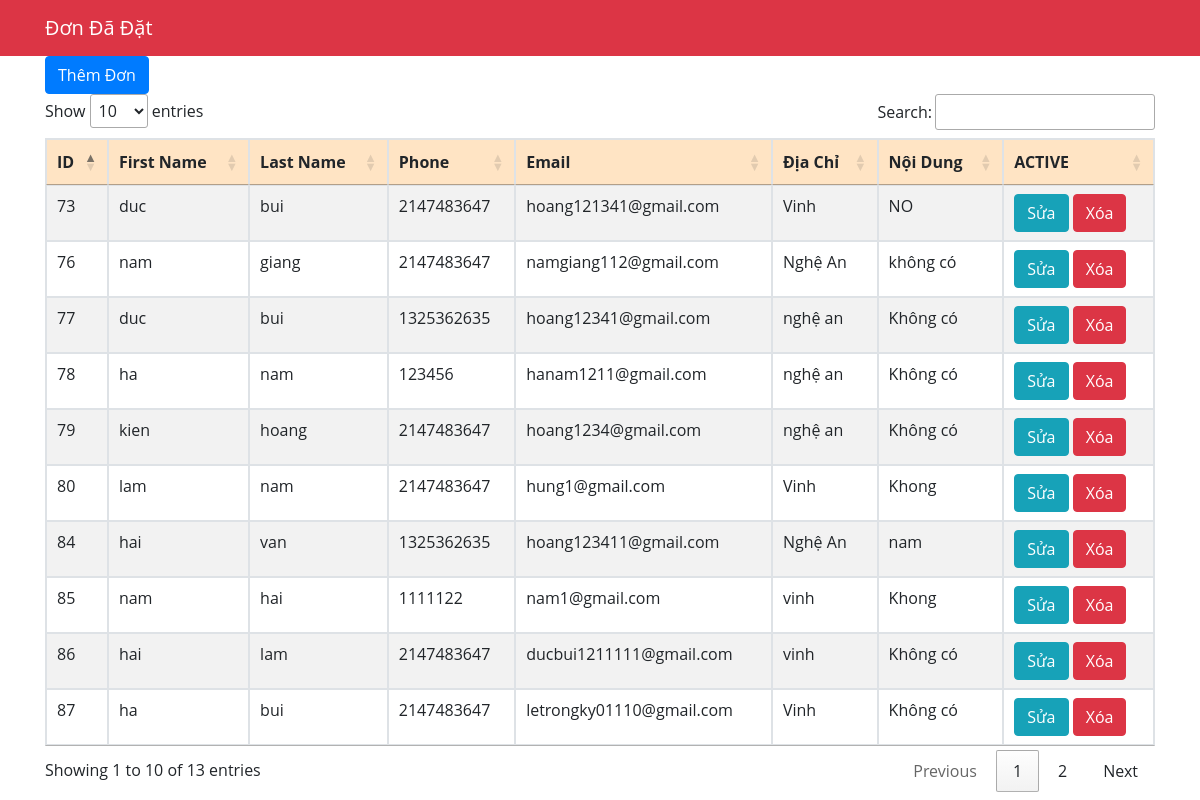
Screenshot of /index.php/blog/getdathang with the database file from the repository.
### tables this page shows
CREATE TABLE `users` (
  `id` int(100) NOT NULL,
  `firstname` varchar(50) NOT NULL,
  `lastname` varchar(50) NOT NULL,
  `phone` int(50) NOT NULL,
  `email` varchar(50) NOT NULL,
  `diachi` varchar(50) NOT NULL,
  `noidung` varchar(50) NOT NULL
);

### application/controllers/blog.php (called while the page is built, shortened)
<?php
class Blog extends CI_Controller {
	public function __construct()
    {
        $this->load->library('form_validation');
        $this->load->helper('email');
        $this->load->model('adminmodel');
        $this->load->model('adminmodel','m');
    }
    public function getdathang()
    {
			if(!count($this->input->post())){
			$data['id'] = $this->m->getdathang();
			$this->load->view('blog/full',$data);
			return;
		}
    }
}

### index.php (called while the page is built, shortened)
<?php
require_once BASEPATH.'core/CodeIgniter.php';

### application/models/adminmodel.php (called while the page is built, shortened)
<?php
class adminmodel extends CI_Model{
    public function getdathang()
    {
        $query = $this->db->get('users');
        if ($query->num_rows() > 0){
            return $query->result();
    }
    else {
        return false;
    }
    }
}

### application/views/blog/full.php (the view, shortened to what this page needs)
<!DOCTYPE html>
<html lang="en">
<head>
    <link rel="stylesheet" href="https://cdnjs.cloudflare.com/ajax/libs/font-awesome/4.7.0/css/font-awesome.min.css">
    <link rel="stylesheet" href="https://cdn.jsdelivr.net/npm/bootstrap@4.6.1/dist/css/bootstrap.min.css">
<link rel="stylesheet" href="//cdn.datatables.net/1.12.0/css/jquery.dataTables.min.css">
</head>
<body>
    <div class=" navbar navbar-wrapper bg-danger  ">
        <div class=" container">
            <a href="<?php echo base_url('blog'); ?>" class="navbar-brand text-white d"> Đơn Đã Đặt </a>
        </div>
    </div>
    <div class="container ">
        <a href="<?php echo base_url('blog') ?>" class="btn btn-primary">Thêm Đơn</a>
            <div class="row">
                <div class="col-xs-12 col-sm-12">
                    <table id="fullid" class=" table table-striped table-bordered nowrap dataTable no-footer " role="grid">
                        <thead>
                            <tr role="row  " style="background:bisque ;">
                                <th class=" sorting_asc " tabindex="0" aria-controls="dom-jqry" rowspan="1" colspan="1" aria-label="Id: activate to sort column descending" aria-sort="ascending">
                                    ID
                                </th>
                                <th class="sorting" tabindex="0" aria-controls="dom-jqry" rowspan="1" colspan="1" aria-label="Id: activate to sort column descending" aria-sort="ascending">
                                    First Name
                                </th>
                                <th class="sorting" tabindex="0" aria-controls="dom-jqry" rowspan="1" colspan="1" aria-label="Id: activate to sort column descending" aria-sort="ascending">
                                    Last Name
                                </th>
                                <th class="sorting" tabindex="0" aria-controls="dom-jqry" rowspan="1" colspan="1" aria-label="Id: activate to sort column descending" aria-sort="ascending">
                                    Phone
                                </th>
                                <th class="sorting" tabindex="0" aria-controls="dom-jqry" rowspan="1" colspan="1" aria-label="Id: activate to sort column descending" aria-sort="ascending">
                                    Email
                                </th>
                                <th class="sorting" tabindex="0" aria-controls="dom-jqry" rowspan="1" colspan="1" aria-label="Id: activate to sort column descending" aria-sort="ascending">
                                    Địa Chỉ
                                </th>
                                <th class="sorting" tabindex="0" aria-controls="dom-jqry" rowspan="1" colspan="1" aria-label="Id: activate to sort column descending" aria-sort="ascending">
                                    Nội Dung
                                </th>
                                <th class="sorting" tabindex="0" aria-controls="dom-jqry" rowspan="1" colspan="1" aria-label="Id: activate to sort column descending" aria-sort="ascending">
                                    ACTIVE
                                </th>
                            </tr>
                        </thead>
                        <tbody>
                            <?php
                            if (!empty($id)) {
                                foreach ($id as $blog) {
                            ?>
                                    <tr>
                                        <td><?php echo $blog->id; ?></td>
                                        <td><?php echo $blog->firstname; ?></td>
                                        <td><?php echo $blog->lastname; ?></td>
                                        <td><?php echo $blog->phone; ?></td>
                                        <td><?php echo $blog->email; ?></td>
                                        <td><?php echo $blog->diachi; ?></td>
                                        <td><?php echo $blog->noidung; ?></td>
                                        <td>
                                            <a href="<?php echo base_url('blog/edit/' . $blog->id); ?>" class="btn btn-info">Sửa</a>
                                            <a href="<?php echo base_url('blog/delete/' . $blog->id); ?>" class="btn btn-danger ">Xóa</a>
                                        </td>
                                    </tr>
                                <?php }
                            }  ?>
                        </tbody>
                    </table>
                </div>
            </div>
        </div>
</body>
</html>

### application/views/blog/full.php (style rules this page uses)
body { font-family: 'Open Sans', sans-serif; }

### rows the page displays
users: id "73", firstname "duc", lastname "bui", phone "2147483647", email "hoang121341@gmail.com", diachi "Vinh", noidung "NO"
users: id "76", firstname "nam", lastname "giang", phone "2147483647", email "namgiang112@gmail.com", diachi "Nghệ An", noidung "không có"
users: id "77", firstname "duc", lastname "bui", phone "1325362635", email "hoang12341@gmail.com", diachi "nghệ an", noidung "Không có"
users: id "78", firstname "ha", lastname "nam", phone "123456", email "hanam1211@gmail.com", diachi "nghệ an", noidung "Không có"
users: id "79", firstname "kien", lastname "hoang", phone "2147483647", email "hoang1234@gmail.com", diachi "nghệ an", noidung "Không có"
users: id "80", firstname "lam", lastname "nam", phone "2147483647", email "hung1@gmail.com", diachi "Vinh", noidung "Khong"
users: id "84", firstname "hai", lastname "van", phone "1325362635", email "hoang123411@gmail.com", diachi "Nghệ An", noidung "nam"
users: id "85", firstname "nam", lastname "hai", phone "1111122", email "nam1@gmail.com", diachi "vinh", noidung "Khong"
users: id "86", firstname "hai", lastname "lam", phone "2147483647", email "ducbui1211111@gmail.com", diachi "vinh", noidung "Không có"
users: id "87", firstname "ha", lastname "bui", phone "2147483647", email "letrongky01110@gmail.com", diachi "Vinh", noidung "Không có"
